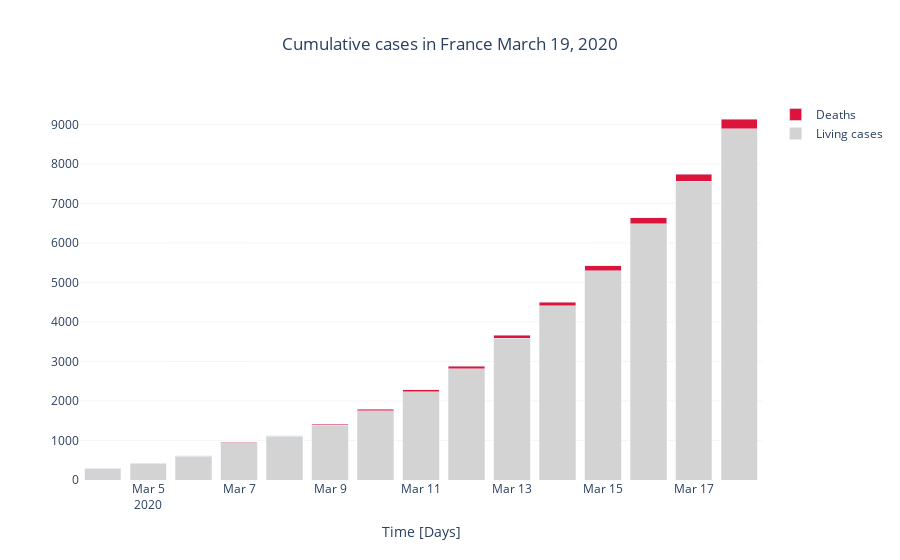

Source (notebook cell):
### Code cell
# Build plot for basic data display
fig = go.Figure()
# Confirmed cases
fig.add_trace(
    go.Bar(
        x=df_fr.date, 
        y=np.array(df_fr.cas_confirmes, dtype=int) - np.array(df_fr.deces, dtype=int),  
        name = 'Living cases',
        marker=dict(color='LightGrey')
))
# Fatalities
fig.add_trace(
    go.Bar(
        x=df_fr.date, 
        y=np.array(df_fr.deces, dtype=int), 
        name = 'Deaths',
        marker=dict(color='crimson')
))

fig.update_layout(
    barmode = 'stack',
    xaxis_title = 'Time [Days]',
    plot_bgcolor='white',  
    title = 'Cumulative cases in France ' + datetime.datetime.today().strftime('%B %d, %Y'),
    title_x = .5
)
fig.update_yaxes(showgrid=True, gridwidth=.3, gridcolor='gainsboro')

### Figure 1 — Plotly figure (JSON) as saved in the notebook; plotly's stock layout.template omitted (floating-point values rounded to 4 significant figures)
{"data": [{"marker": {"color": "LightGrey"}, "name": "Living cases", "type": "bar", "x": ["2020-03-04T00:00:00", "2020-03-05T00:00:00", "2020-03-06T00:00:00", "2020-03-07T00:00:00", "2020-03-08T00:00:00", "2020-03-09T00:00:00", "2020-03-10T00:00:00", "2020-03-11T00:00:00", "2020-03-12T00:00:00", "2020-03-13T00:00:00", "2020-03-14T00:00:00", "2020-03-15T00:00:00", "2020-03-16T00:00:00", "2020-03-17T00:00:00", "2020-03-18T00:00:00"], "y": [281, 418, 604, 938, 1107, 1382, 1751, 2233, 2815, 3582, 4408, 5296, 6485, 7555, 8890]}, {"marker": {"color": "crimson"}, "name": "Deaths", "type": "bar", "x": ["2020-03-04T00:00:00", "2020-03-05T00:00:00", "2020-03-06T00:00:00", "2020-03-07T00:00:00", "2020-03-08T00:00:00", "2020-03-09T00:00:00", "2020-03-10T00:00:00", "2020-03-11T00:00:00", "2020-03-12T00:00:00", "2020-03-13T00:00:00", "2020-03-14T00:00:00", "2020-03-15T00:00:00", "2020-03-16T00:00:00", "2020-03-17T00:00:00", "2020-03-18T00:00:00"], "y": [4, 5, 9, 11, 19, 30, 33, 48, 61, 79, 91, 127, 148, 175, 244]}], "layout": {"autosize": true, "barmode": "stack", "plot_bgcolor": "white", "title": {"text": "Cumulative cases in France March 19, 2020", "x": 0.5}, "xaxis": {"autorange": true, "range": ["2020-03-03 12:00", "2020-03-18 12:00"], "title": {"text": "Time [Days]"}, "type": "date"}, "yaxis": {"autorange": true, "gridcolor": "gainsboro", "gridwidth": 0.3, "range": [0, 9615.0], "showgrid": true, "type": "linear"}}}
